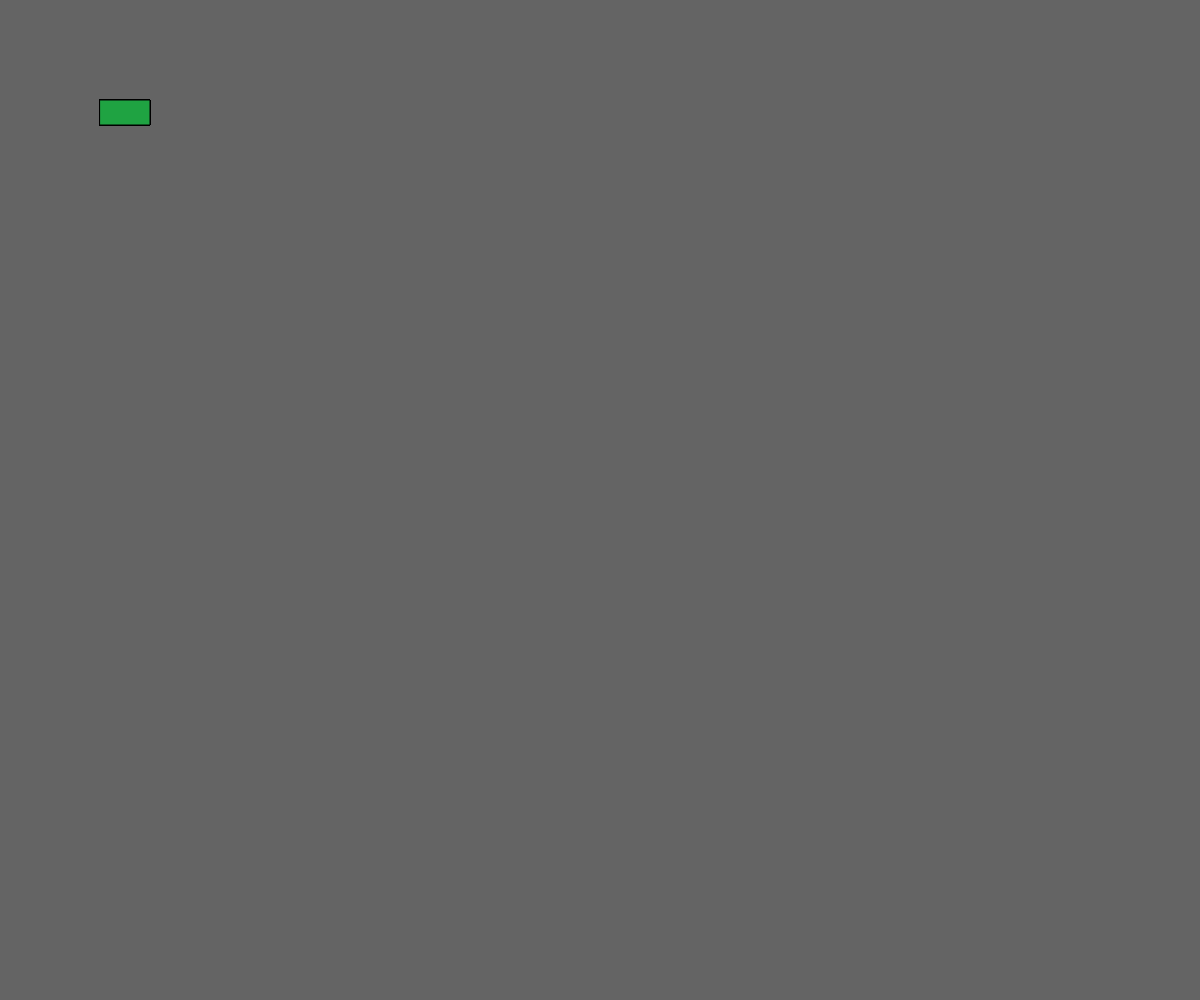
Frame 1 (no input)
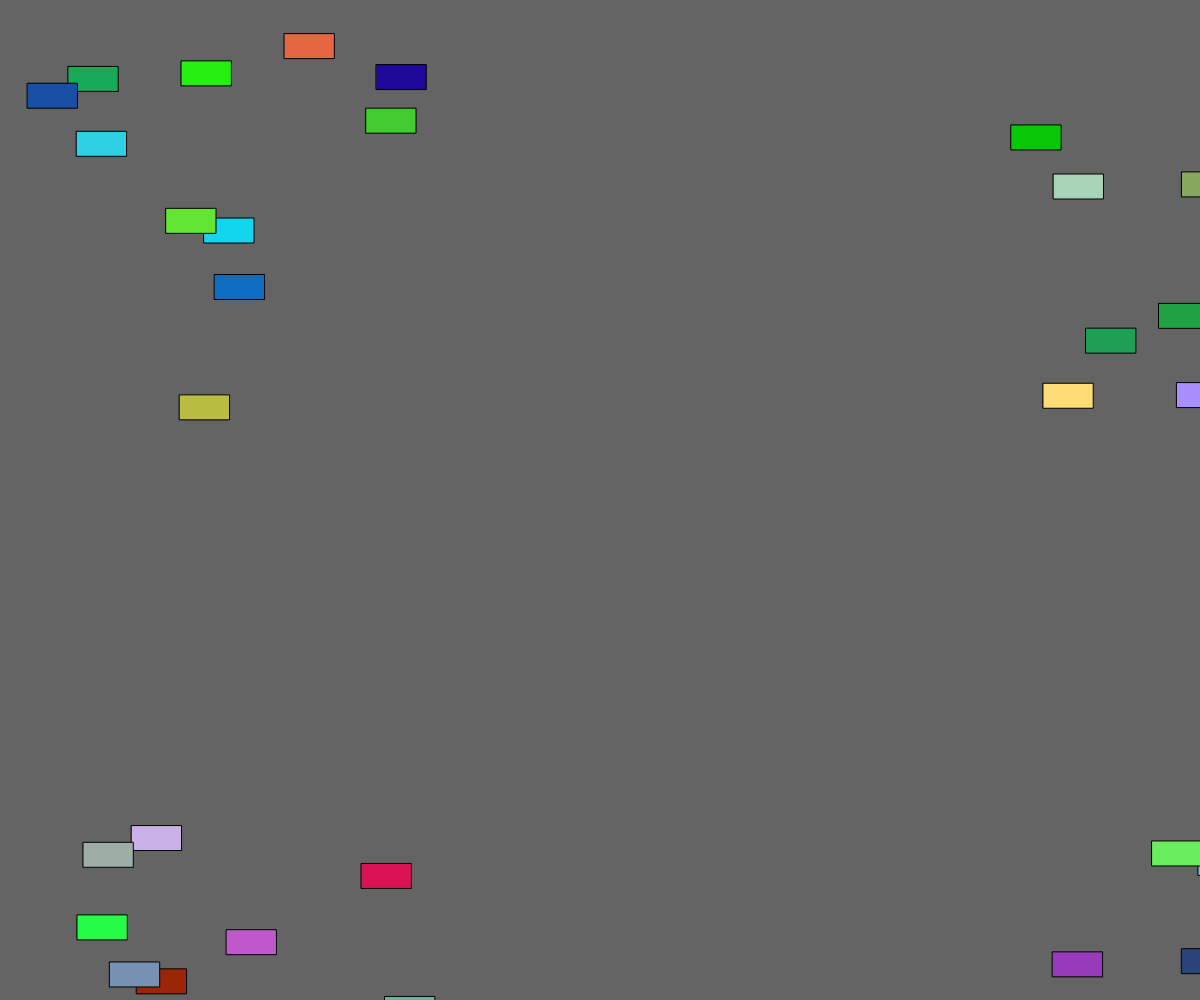
Frame 60 (no input)
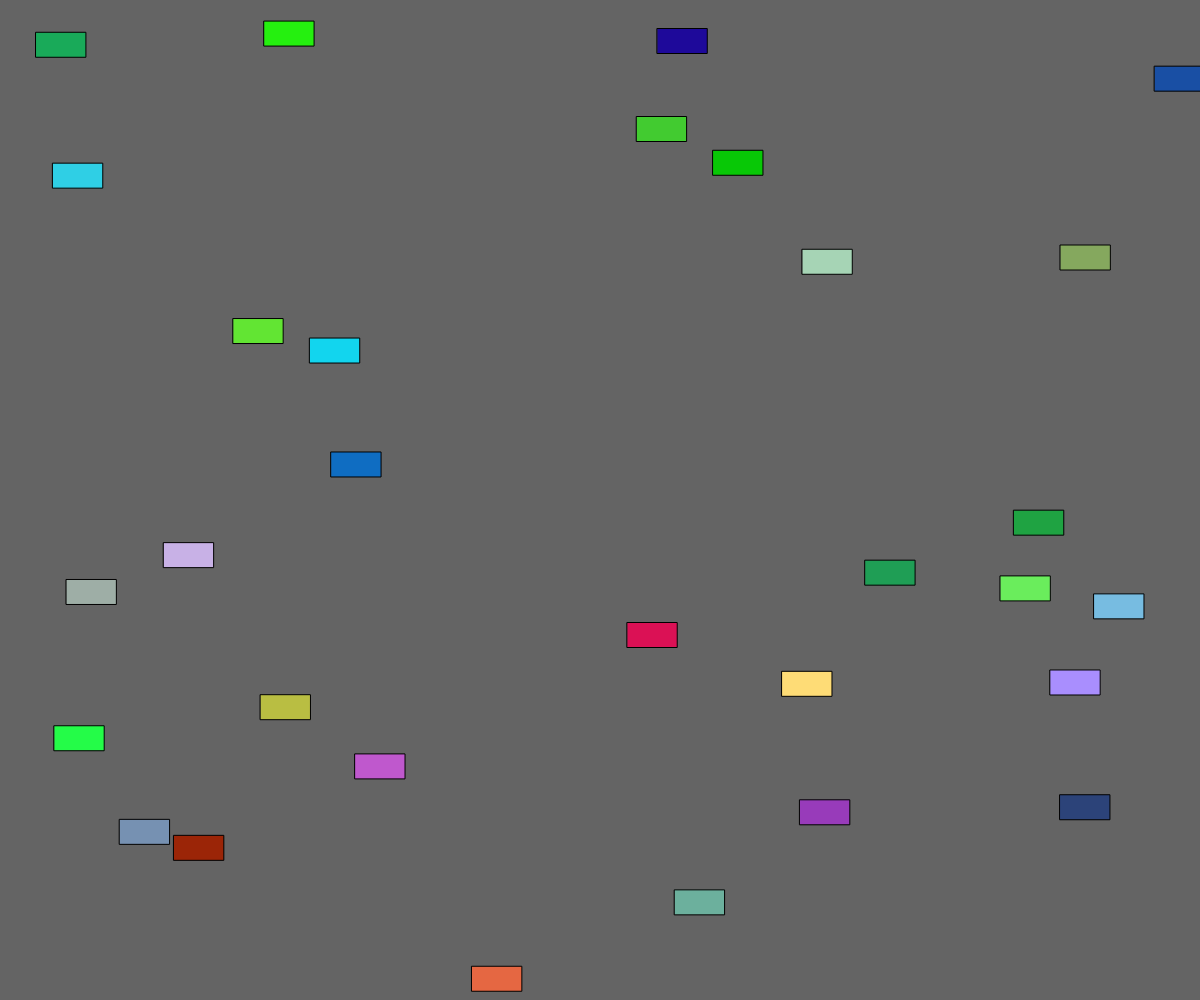
Frame 120 (the mouse pressed at the canvas centre since frame 60)

The p5.js sketch that drew these frames (run headless with seeded random() and noise() and a simulated clock; from frame 60 on, the mouse is pressed at the canvas centre):

// p5.js sketch
// ── sketch.js
let cars = [];

function setup() {
  createCanvas(windowWidth, windowHeight);

  // Spawn an object

  for (let i = 0; i < 30; i++) {
    cars.push(new Car());
  }

}

function draw() {
  background(100);

  // do some actions on the object
  for (let i = 0; i < cars.length; i++) {
    cars[i].display();
    cars[i].move();
  }

}



// Car class
class Car {

  // constructor and attributes
  constructor() {
    this.pos = createVector(100, 100);
    this.vel = createVector(random(-5, 5), random(-5, 5));
    this.col = color(random(255), random(255), random(255));
  }

  // methods

  display() {
    fill(this.col);
    rect(this.pos.x, this.pos.y, 50, 25);
  }

  move() {
    this.pos.add(this.vel);
    if (this.pos.x > width) this.pos.x = 0;
    if (this.pos.x < 0) this.pos.x = width;
    if (this.pos.y > height) this.pos.y = 0;
    if (this.pos.y < 0) this.pos.y = height;
  }

}
